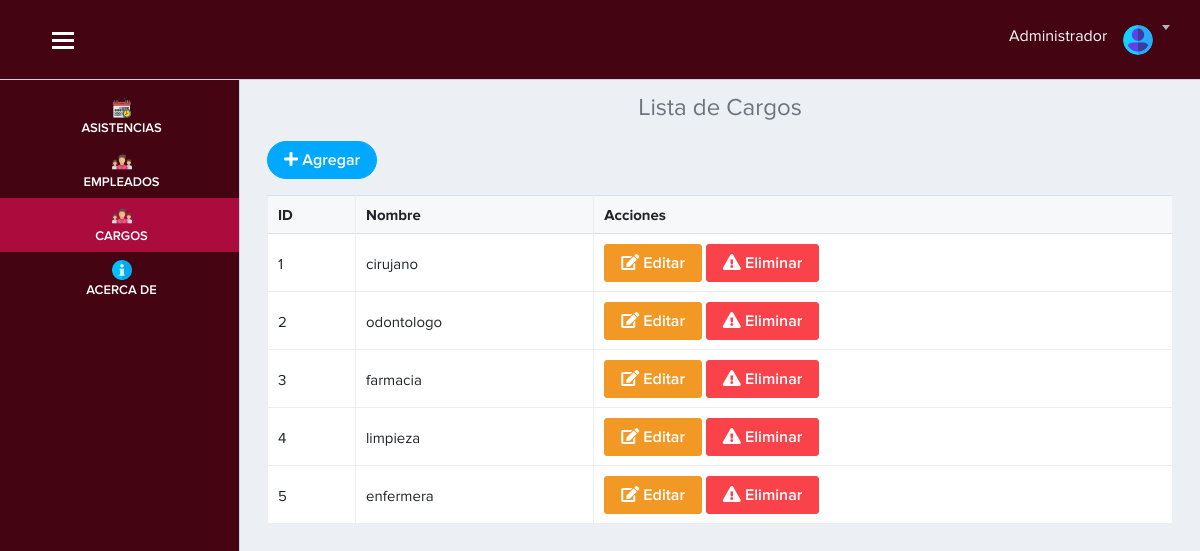
Screenshot of /vista/cargo.php (signed in) with the database file from the repository.
### tables this page shows
CREATE TABLE `cargo` (
  `id_cargo` int(11) NOT NULL AUTO_INCREMENT,
  `nombre` varchar(100) DEFAULT NULL,
  PRIMARY KEY (`id_cargo`)
);

### vista/cargo.php (the view, shortened to what this page needs)
<?php require('./layout/topbar.php'); ?>
<?php require('./layout/sidebar.php'); ?>
<div class="page-content">
    <div class="container-fluid">
        <h4 class="text-center text-secondary">Lista de Cargos</h4>
        <?php
        include "../modelo/conexion.php";
        $sql = $conexion->query("SELECT * FROM cargo ORDER BY id_cargo");
        ?>
        <div class="row mb-3">
            <div class="col-12">
                <a href="registro_cargo.php" class="btn btn-primary btn-rounded">
                    <i class="fas fa-plus"></i> Agregar
                </a>
            </div>
        </div>
        <div class="row">
            <div class="col-12">
                <div class="table-responsive">
                    <table class="table table-bordered table-hover w-100" id="example">
                        <thead>
                            <tr>
                                <th scope="col">ID</th>
                                <th scope="col">Nombre</th>
                                <th scope="col">Acciones</th>
                            </tr>
                        </thead>
                        <tbody>
                            <?php while ($datos = $sql->fetch_object()) { ?>
                            <tr>
                                <td><?= $datos-> id_cargo ?></td>
                                <td><?= $datos-> nombre ?></td>
                                <td>
                                    <a href="" data-toggle="modal" data-target="#exampleModal<?= $datos->id_cargo ?>" class="btn btn-warning"><i class="fas fa-edit"></i> Editar</a>
                                    <a href="usuario.php?id=<?= $datos-> id_cargo ?>" onclick="advertencia(event)" class="btn btn-danger"><i class="fas fa-exclamation-triangle"></i> Eliminar</a>
                                </td>
                            </tr>
                            <?php } ?>
                        </tbody>
                    </table>
                </div>
            </div>
        </div>
    </div>
</div>
<?php require('./layout/footer.php'); ?>

### vista/layout/topbar.php (style rules this page uses)
.page-content { margin-top: 70px; }

### rows the page displays
cargo: id_cargo "1", nombre "cirujano"
cargo: id_cargo "2", nombre "odontologo"
cargo: id_cargo "3", nombre "farmacia"
cargo: id_cargo "4", nombre "limpieza"
cargo: id_cargo "5", nombre "enfermera"
